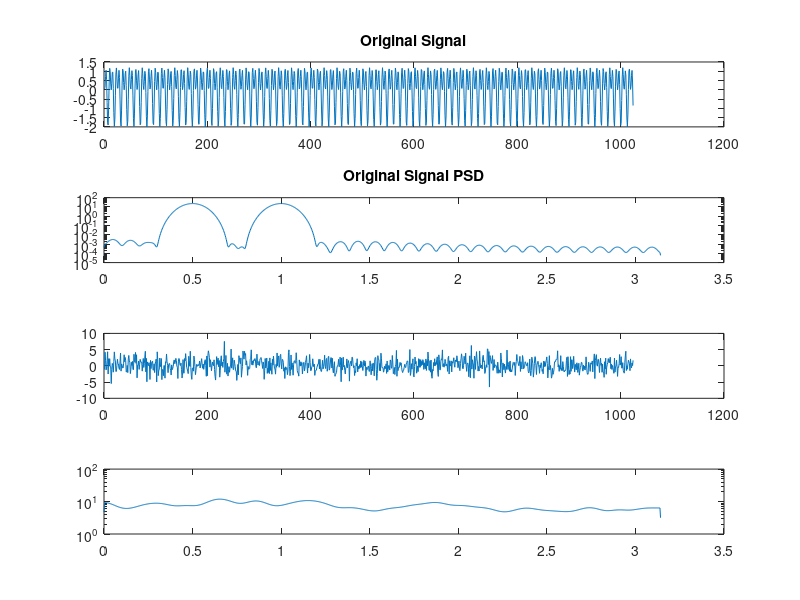
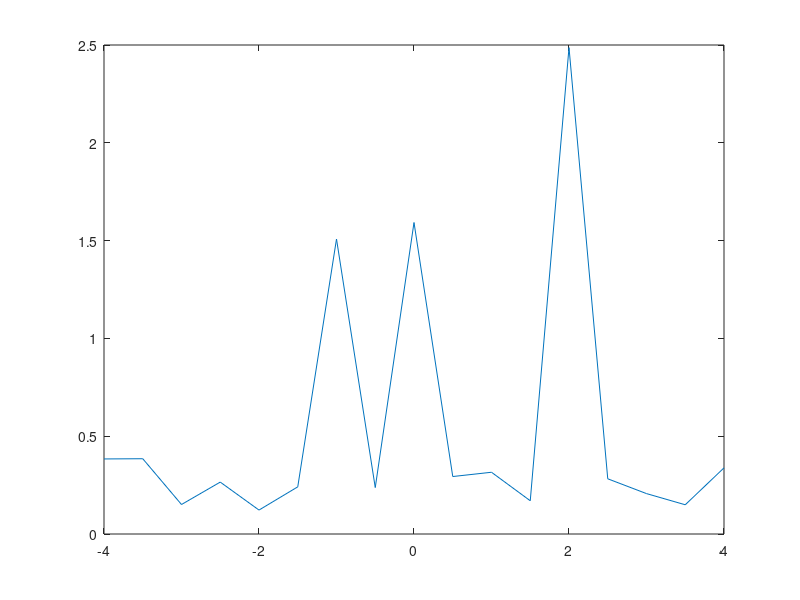

These charts were generated, in order, by the following MATLAB code:

% DSP Handbook

% Example 17.4 Separation based on cycles
% Consider x(n) = s1(n)exp(j(w1n+theta1)) + s2(n)exp(j(w2n+theta2)) + v(n) 
% with s1(n), s2(n), and v(n) zero-mean Gaussian, and mutually independent.

% Let s1(n) be MA(3) with parameters [1, 0.2, 0.3, 0.5] and variance
% alpha1^2 = 1.38
% Let s2(n) be AR(1) with parameters [1, -0.5] and variance alpha2^2 = 2
% Let noise v(n) be MA(1) with parameters [1, 0.5] and variance alphav^2 =
% 1.25.

% Frequencies and phases are (w1, theta1) = (-0.5,0.6), (w2, theta2) =
% (1,1.8).


N = 1024;           % Number of samples
fftlength = 2048;   % FFT size
fs = 1;             % 1Hz
Ts = 1/fs;          % Sampling Period
n = [1:Ts:N];       % Time vector


% Create original signal
w1 = -0.5;                                  % s1 freq in radians
w2 = 1;                                     % s2 freq in radians
theta1 = 0.6;                               % s1 phase
theta2 = 1.8;                               % s2 phase

s1 = exp(i*(w1.*n + theta1));               % s1 signal
s2 = exp(i*(w2.*n + theta2));               % s2 signal

x = s1 + s2;                                % Original Signal

[Sx,fx] = pwelch(real(x),[],[],fftlength,fs);  % Signal PSD

figure(1);
subplot(411);
plot(n,x);
title('Original Signal');
subplot(412);
semilogy(fx*2*pi,Sx);
title('Original Signal PSD');

% Multiplicative Noise (Rayleigh)
alpha1 = 1.38;
poly1 = [1, 0.2, 0.3, 0.5];
s1noise = sqrt(alpha1)*randn(1,length(n));
s1noise = filter(poly1,1,s1noise);        % MA(3) process

alpha2 = 2;
poly2 = [1, -0.5];
s2noise = sqrt(alpha2)*randn(1,length(n)); 
s2noise = filter(poly2,1,s2noise);        % AR(1) process

% Additive Noise (AWGN)
alphav = 1.25;
polyv = [1, 0.5];
v = sqrt(alphav)*randn(1,length(n));
v = filter(polyv,1,v);          % MA(1) process

% Generate the noisy signal 
xnoisy = s1noise.*s1 + s2noise.*s2 + v;          
[Sxnoisy,fxnoisy] = pwelch(real(xnoisy),[],[],fftlength,fs);


% Obtain the Cyclic Mean
Ak = [-4:0.5:4];
Cxx = zeros(size(Ak));

for I = 1:length(Ak)
    Cxx(I) = 0;
    for J = 1:N
        Cxx(I) = Cxx(I) + xnoisy(J)*xnoisy(J)*exp(-i*Ak(I)*J);
    end
    Cxx(I) = abs(Cxx(I)/N);
end


subplot(413);
plot(n,xnoisy);
subplot(414);
semilogy(fxnoisy*2*pi,Sxnoisy);

figure(2);
plot(Ak,Cxx);

%p1 = real(fftshift(fft(s1,2048)));
%freq = [-2048/2:2048/2-1].*1/2*2048;
%plot(freq,p1);

